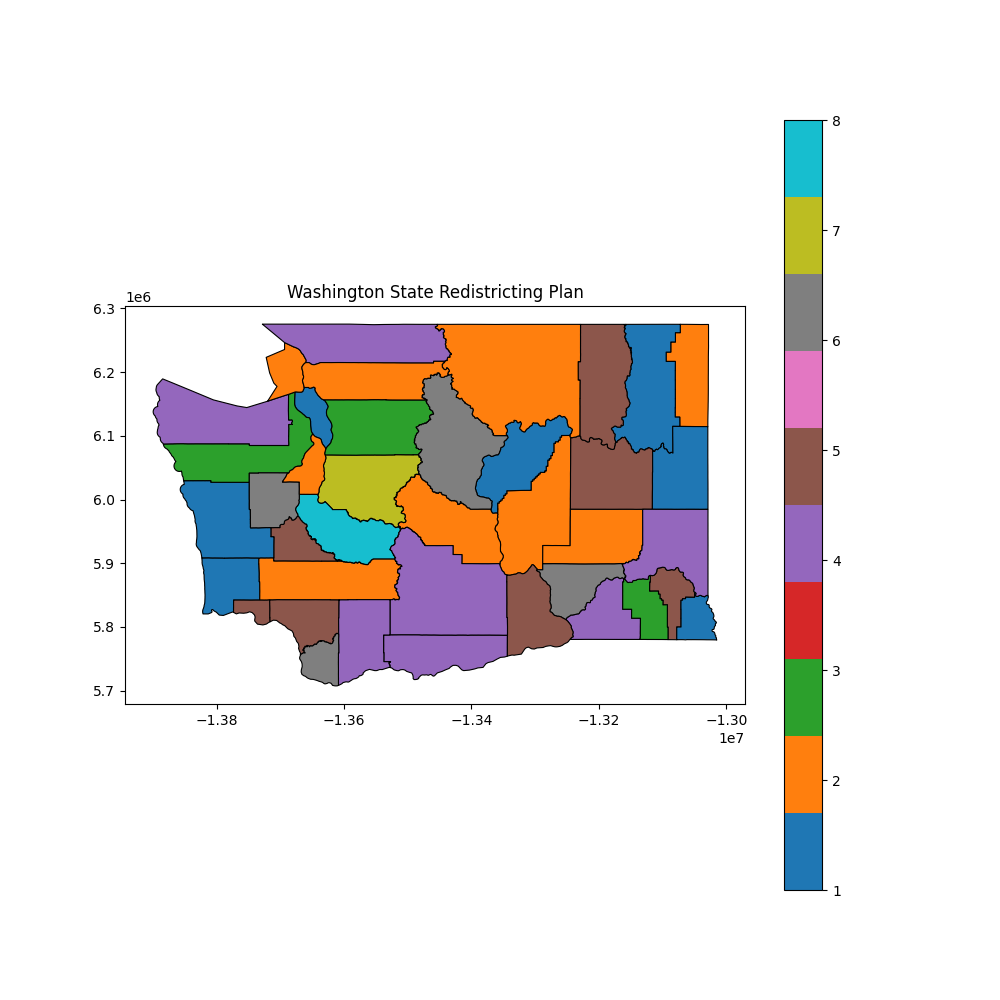

Here is the Python script that generated this plot:
import geopandas as gpd
import pandas as pd
import matplotlib.pyplot as plt

# Load the Washington State counties shapefile
shapefile_path = "WA_County_Boundaries.shp"
geo_df = gpd.read_file(shapefile_path)

# Load the redistricted counties csv data
redistricted_data = pd.read_csv("redistricted_counties.csv")

# Standardize column names before merging
geo_df["JURISDIC_3"] = geo_df["JURISDIC_3"].str.lower().str.strip().str.replace(" county", "", regex=True)
redistricted_data["county"] = redistricted_data["county"].str.lower().str.strip().str.replace(" county", "", regex=True)

# Merge shape data with district assignments
geo_df = geo_df.merge(redistricted_data, left_on="JURISDIC_3", right_on="county", how="left")

# Manually assign King and Pierce counties to district 7 and 8
geo_df.loc[geo_df["JURISDIC_3"] == "king", "district"] = 7
geo_df.loc[geo_df["JURISDIC_3"] == "pierce", "district"] = 8

# Plot the redistricted map
fig, ax = plt.subplots(figsize=(10, 10))
geo_df.plot(column="district", cmap="tab10", linewidth=0.8, edgecolor="black", legend=True, ax=ax)
ax.set_title("Washington State Redistricting Plan")
plt.show()
